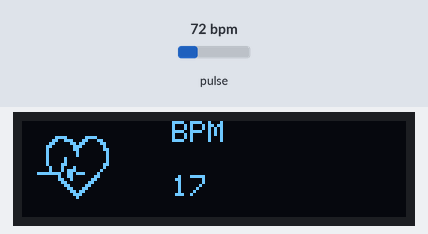
This sketch was run on a simulated Arduino Uno, built with avr-gcc and run on an emulated ATmega328P. Parts: 128×32 one-colour display. The inputs (shaded band) are chosen by the test bench; at power-on: pulse 72 bpm.

Above: at 1.2 s.
1.3 s: pulse set to 42 bpm
At 3.0 s:
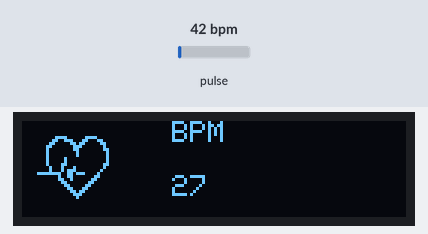
4.3 s: pulse set to 70 bpm
At 5.1 s:
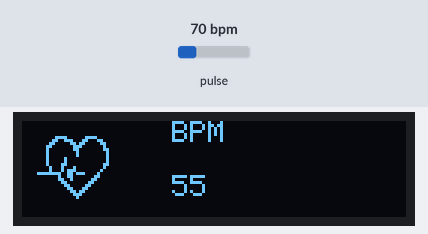
6.9 s: pulse set to 130 bpm
At 7.16 s:
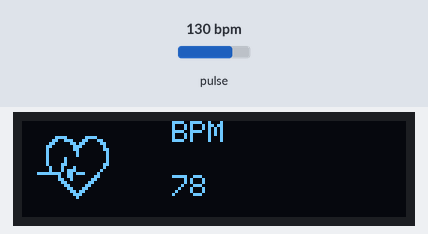
Timing chart, 0 to 9.9 s (numbered marks = the images above; inputs shaded):
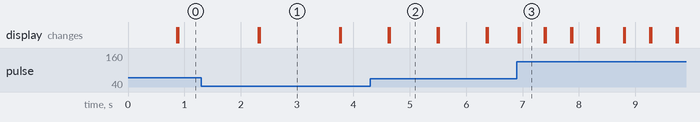

The sketch:

SmartHealthBand.ino
```cpp
#include <Wire.h>
#include <Adafruit_MLX90614.h>
#include <Adafruit_GFX.h>
#include <Adafruit_SSD1306.h>
#include "MAX30105.h"           //MAX3010x library
#include "heartRate.h"
MAX30105 particleSensor;
const byte RATE_SIZE = 4; //Increase this for more averaging. 4 is good.
byte rates[RATE_SIZE]; //Array of heart rates
byte rateSpot = 0;
long lastBeat = 0; //Time at which the last beat occurred
float beatsPerMinute;
int beatAvg;
#define SCREEN_WIDTH 128 /*128 width of OLED in pixels*/

#define SCREEN_HEIGHT 32/*64 height of OLED in pixels*/

#define OLED_RESET    -1 // Reset pin # (or -1 if sharing Arduino reset pin)

Adafruit_SSD1306 display(SCREEN_WIDTH, SCREEN_HEIGHT, &Wire,OLED_RESET);
Adafruit_MLX90614 mlx = Adafruit_MLX90614();

static const unsigned char PROGMEM logo2_bmp[] =
{ 0x03, 0xC0, 0xF0, 0x06, 0x71, 0x8C, 0x0C, 0x1B, 0x06, 0x18, 0x0E, 0x02, 0x10, 0x0C, 0x03, 0x10,              //Logo2 and Logo3 are two bmp pictures that display on the OLED if called
0x04, 0x01, 0x10, 0x04, 0x01, 0x10, 0x40, 0x01, 0x10, 0x40, 0x01, 0x10, 0xC0, 0x03, 0x08, 0x88,
0x02, 0x08, 0xB8, 0x04, 0xFF, 0x37, 0x08, 0x01, 0x30, 0x18, 0x01, 0x90, 0x30, 0x00, 0xC0, 0x60,
0x00, 0x60, 0xC0, 0x00, 0x31, 0x80, 0x00, 0x1B, 0x00, 0x00, 0x0E, 0x00, 0x00, 0x04, 0x00,  };

static const unsigned char PROGMEM logo3_bmp[] =
{ 0x01, 0xF0, 0x0F, 0x80, 0x06, 0x1C, 0x38, 0x60, 0x18, 0x06, 0x60, 0x18, 0x10, 0x01, 0x80, 0x08,
0x20, 0x01, 0x80, 0x04, 0x40, 0x00, 0x00, 0x02, 0x40, 0x00, 0x00, 0x02, 0xC0, 0x00, 0x08, 0x03,
0x80, 0x00, 0x08, 0x01, 0x80, 0x00, 0x18, 0x01, 0x80, 0x00, 0x1C, 0x01, 0x80, 0x00, 0x14, 0x00,
0x80, 0x00, 0x14, 0x00, 0x80, 0x00, 0x14, 0x00, 0x40, 0x10, 0x12, 0x00, 0x40, 0x10, 0x12, 0x00,
0x7E, 0x1F, 0x23, 0xFE, 0x03, 0x31, 0xA0, 0x04, 0x01, 0xA0, 0xA0, 0x0C, 0x00, 0xA0, 0xA0, 0x08,
0x00, 0x60, 0xE0, 0x10, 0x00, 0x20, 0x60, 0x20, 0x06, 0x00, 0x40, 0x60, 0x03, 0x00, 0x40, 0xC0,
0x01, 0x80, 0x01, 0x80, 0x00, 0xC0, 0x03, 0x00, 0x00, 0x60, 0x06, 0x00, 0x00, 0x30, 0x0C, 0x00,
0x00, 0x08, 0x10, 0x00, 0x00, 0x06, 0x60, 0x00, 0x00, 0x03, 0xC0, 0x00, 0x00, 0x01, 0x80, 0x00  };


void setup() {
  Serial.begin(9600);
  mlx.begin();
  display.clearDisplay();
  if(!display.begin(SSD1306_SWITCHCAPVCC, 0x3C)) { /*I2C Address at which OLED will communicate*/
    Serial.println(F("SSD1306 allocation failed"));
    for(;;);
  }
  particleSensor.begin(Wire, I2C_SPEED_FAST); //Use default I2C port, 400kHz speed
  particleSensor.setup(); //Configure sensor with default settings
  particleSensor.setPulseAmplitudeRed(0x0A); //Turn Red LED to low to indicate sensor is running

/*Clear display*/

}

void loop() {


  long irValue = particleSensor.getIR();    //Reading the IR value it will permit us to know if there's a finger on the sensor or not
  temperature(irValue) ;
  heartbeatsense(irValue)  ;


}


void heartbeatsense(long irValue)
{
  if(irValue > 7000){                                           //If a finger is detected
    display.clearDisplay();                                   //Clear the display
    display.drawBitmap(5, 5, logo2_bmp, 24, 21, WHITE);       //Draw the first bmp picture (little heart)
    display.setTextSize(1);                                   //Near it display the average BPM you can display the BPM if you want
    display.setTextColor(WHITE);
    display.setCursor(50,0);
    display.println("BPM");
    display.setCursor(50,18);
    display.println(beatAvg);
    display.display();

  if (checkForBeat(irValue) == true)                        //If a heart beat is detected
  {
    display.clearDisplay();                                //Clear the display
    display.drawBitmap(0, 0, logo3_bmp, 32, 32, WHITE);    //Draw the second picture (bigger heart)
    display.setTextSize(1);                                //And still displays the average BPM
    display.setTextColor(WHITE);
    display.setCursor(50,0);
    display.println("BPM");
    display.setCursor(50,18);
    display.println(beatAvg);
    display.display();


        //   tone(3,1000);                                        //And tone the buzzer for a 100ms you can reduce it it will be better
        //   delay(1000);
        //   noTone(3);                                          //Deactivate the buzzer to have the effect of a "bip"
        //   We sensed a beat!
    long delta = millis() - lastBeat;                   //Measure duration between two beats
    lastBeat = millis();

    beatsPerMinute = 60 / (delta / 1000.0);           //Calculating the BPM

    if (beatsPerMinute < 255 && beatsPerMinute > 20)               //To calculate the average we strore some values (4) then do some math to calculate the average
    {
      rates[rateSpot++] = (byte)beatsPerMinute; //Store this reading in the array
      rateSpot %= RATE_SIZE; //Wrap variable

      //Take average of readings
      beatAvg = 0;
      for (byte x = 0 ; x < RATE_SIZE ; x++)
        beatAvg += rates[x];
      beatAvg /= RATE_SIZE;
    }
  }

}
  if (irValue < 7000){       //If no finger is detected it inform the user and put the average BPM to 0 or it will be stored for the next measure
     beatAvg=0;
     display.clearDisplay();
     display.setTextSize(1);
     display.setTextColor(WHITE);
     display.setCursor(10,0);
     display.println("Please Place ");
     display.setCursor(10,7);
     display.println("your finger ");
      display.setCursor(10, 20); /*Display static text*/
      display.print("Temp=");
      display.print(mlx.readObjectTempC());  /*String to represent on OLED display*/
      display.print("*C");
     display.display();

     noTone(3);
     }
}

void temperature(long irValue)
{
  if (irValue < 7000){       //If no finger is detected it inform the user and put the average BPM to 0 or it will be stored for the next measure
     beatAvg=0;
     display.clearDisplay();
     display.setTextSize(1);
     display.setTextColor(WHITE);
     display.setCursor(10,0);
     display.println("Please Place ");
     display.setCursor(10,7);
     display.println("your finger ");
      display.setCursor(10, 20); /*Display static text*/
      display.print("Temp=");
      display.print(mlx.readObjectTempC());  /*String to represent on OLED display*/
      display.print("*C");
     display.display();

     noTone(3);
     }
}
```

Measured:
- what the display in image 1 shows lasts 1.5 s, from 2.3 s to 3.8 s
- what the display in image 2 shows lasts 0.9 s, from 4.6 s to 5.5 s
- what the display in image 3 shows lasts 0.5 s, from 6.9 s to 7.4 s
